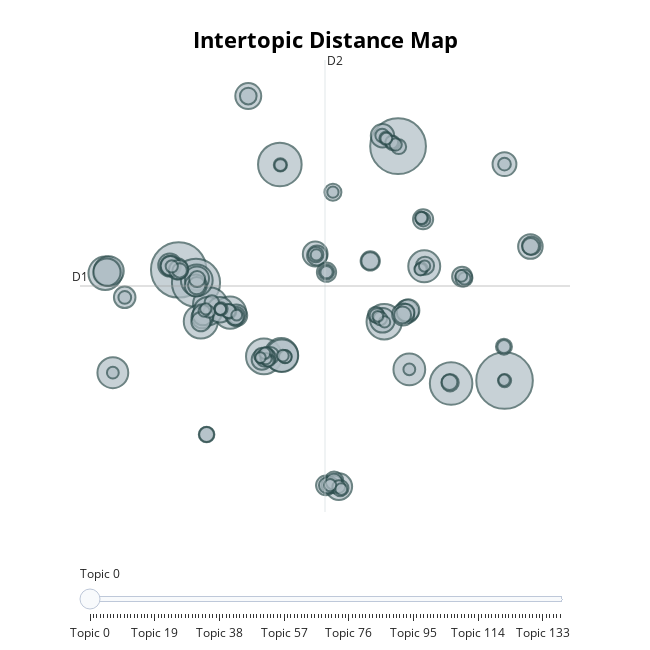

Notebook cell for this chart:
### Markdown cell above
### Visualizing the topics

### Code cell
topic_model.visualize_topics()

### Figure 1 — Plotly figure (JSON) as saved in the notebook; plotly's stock layout.template omitted (floating-point values rounded to 4 significant figures; data arrays with more than 128 entries replaced by an {"elided": "..."} marker saying what was removed)
{"data": [{"customdata": {"elided": "139x3 mixed values"}, "hovertemplate": "<b>Topic %{customdata[0]}</b><br>%{customdata[1]}<br>Size: %{customdata[2]}", "legendgroup": "", "marker": {"color": "#B0BEC5", "size": {"elided": "139 int values"}, "sizemode": "area", "sizeref": 0.1725, "symbol": "circle", "line": {"color": "DarkSlateGrey", "width": 2}}, "mode": "markers", "name": "", "orientation": "v", "showlegend": false, "x": {"elided": "139 float values"}, "xaxis": "x", "y": {"elided": "139 float values"}, "yaxis": "y", "type": "scatter"}], "layout": {"xaxis": {"anchor": "y", "domain": [0.0, 1.0], "title": {"text": ""}, "visible": false, "range": [-12.78, 19.6]}, "yaxis": {"anchor": "x", "domain": [0.0, 1.0], "title": {"text": ""}, "visible": false, "range": [-14.35, 22.57]}, "legend": {"tracegroupgap": 0, "itemsizing": "constant"}, "margin": {"t": 60}, "title": {"font": {"size": 22, "color": "Black"}, "text": "<b>Intertopic Distance Map</b>", "y": 0.95, "x": 0.5, "xanchor": "center", "yanchor": "top"}, "hoverlabel": {"font": {"size": 16, "family": "Rockwell"}, "bgcolor": "white"}, "width": 650, "height": 650, "sliders": [{"active": 0, "pad": {"t": 50}, "steps": [{"args": [{"marker.color": {"elided": "1x139 str values"}}], "label": "Topic 0", "method": "update"}, {"args": [{"marker.color": {"elided": "1x139 str values"}}], "label": "Topic 1", "method": "update"}, {"args": [{"marker.color": {"elided": "1x139 str values"}}], "label": "Topic 2", "method": "update"}, {"args": [{"marker.color": {"elided": "1x139 str values"}}], "label": "Topic 3", "method": "update"}, {"args": [{"marker.color": {"elided": "1x139 str values"}}], "label": "Topic 4", "method": "update"}, {"args": [{"marker.color": {"elided": "1x139 str values"}}], "label": "Topic 5", "method": "update"}, {"args": [{"marker.color": {"elided": "1x139 str values"}}], "label": "Topic 6", "method": "update"}, {"args": [{"marker.color": {"elided": "1x139 str values"}}], "label": "Topic 7", "method": "update"}, {"args": [{"marker.color": {"elided": "1x139 str values"}}], "label": "Topic 8", "method": "update"}, {"args": [{"marker.color": {"elided": "1x139 str values"}}], "label": "Topic 9", "method": "update"}, {"args": [{"marker.color": {"elided": "1x139 str values"}}], "label": "Topic 10", "method": "update"}, {"args": [{"marker.color": {"elided": "1x139 str values"}}], "label": "Topic 11", "method": "update"}, {"args": [{"marker.color": {"elided": "1x139 str values"}}], "label": "Topic 12", "method": "update"}, {"args": [{"marker.color": {"elided": "1x139 str values"}}], "label": "Topic 13", "method": "update"}, {"args": [{"marker.color": {"elided": "1x139 str values"}}], "label": "Topic 14", "method": "update"}, {"args": [{"marker.color": {"elided": "1x139 str values"}}], "label": "Topic 15", "method": "update"}, {"args": [{"marker.color": {"elided": "1x139 str values"}}], "label": "Topic 16", "method": "update"}, {"args": [{"marker.color": {"elided": "1x139 str values"}}], "label": "Topic 17", "method": "update"}, {"args": [{"marker.color": {"elided": "1x139 str values"}}], "label": "Topic 18", "method": "update"}, {"args": [{"marker.color": {"elided": "1x139 str values"}}], "label": "Topic 19", "method": "update"}, {"args": [{"marker.color": {"elided": "1x139 str values"}}], "label": "Topic 20", "method": "update"}, {"args": [{"marker.color": {"elided": "1x139 str values"}}], "label": "Topic 21", "method": "update"}, {"args": [{"marker.color": {"elided": "1x139 str values"}}], "label": "Topic 22", "method": "update"}, {"args": [{"marker.color": {"elided": "1x139 str values"}}], "label": "Topic 23", "method": "update"}, {"args": [{"marker.color": {"elided": "1x139 str values"}}], "label": "Topic 24", "method": "update"}, {"args": [{"marker.color": {"elided": "1x139 str values"}}], "label": "Topic 25", "method": "update"}, {"args": [{"marker.color": {"elided": "1x139 str values"}}], "label": "Topic 26", "method": "update"}, {"args": [{"marker.color": {"elided": "1x139 str values"}}], "label": "Topic 27", "method": "update"}, {"args": [{"marker.color": {"elided": "1x139 str values"}}], "label": "Topic 28", "method": "update"}, {"args": [{"marker.color": {"elided": "1x139 str values"}}], "label": "Topic 29", "method": "update"}, {"args": [{"marker.color": {"elided": "1x139 str values"}}], "label": "Topic 30", "method": "update"}, {"args": [{"marker.color": {"elided": "1x139 str values"}}], "label": "Topic 31", "method": "update"}, {"args": [{"marker.color": {"elided": "1x139 str values"}}], "label": "Topic 32", "method": "update"}, {"args": [{"marker.color": {"elided": "1x139 str values"}}], "label": "Topic 33", "method": "update"}, {"args": [{"marker.color": {"elided": "1x139 str values"}}], "label": "Topic 34", "method": "update"}, {"args": [{"marker.color": {"elided": "1x139 str values"}}], "label": "Topic 35", "method": "update"}, {"args": [{"marker.color": {"elided": "1x139 str values"}}], "label": "Topic 36", "method": "update"}, {"args": [{"marker.color": {"elided": "1x139 str values"}}], "label": "Topic 37", "method": "update"}, {"args": [{"marker.color": {"elided": "1x139 str values"}}], "label": "Topic 38", "method": "update"}, {"args": [{"marker.color": {"elided": "1x139 str values"}}], "label": "Topic 39", "method": "update"}, {"args": [{"marker.color": {"elided": "1x139 str values"}}], "label": "Topic 40", "method": "update"}, {"args": [{"marker.color": {"elided": "1x139 str values"}}], "label": "Topic 41", "method": "update"}, {"args": [{"marker.color": {"elided": "1x139 str values"}}], "label": "Topic 42", "method": "update"}, {"args": [{"marker.color": {"elided": "1x139 str values"}}], "label": "Topic 43", "method": "update"}, {"args": [{"marker.color": {"elided": "1x139 str values"}}], "label": "Topic 44", "method": "update"}, {"args": [{"marker.color": {"elided": "1x139 str values"}}], "label": "Topic 45", "method": "update"}, {"args": [{"marker.color": {"elided": "1x139 str values"}}], "label": "Topic 46", "method": "update"}, {"args": [{"marker.color": {"elided": "1x139 str values"}}], "label": "Topic 47", "method": "update"}, {"args": [{"marker.color": {"elided": "1x139 str values"}}], "label": "Topic 48", "method": "update"}, {"args": [{"marker.color": {"elided": "1x139 str values"}}], "label": "Topic 49", "method": "update"}, {"args": [{"marker.color": {"elided": "1x139 str values"}}], "label": "Topic 50", "method": "update"}, {"args": [{"marker.color": {"elided": "1x139 str values"}}], "label": "Topic 51", "method": "update"}, {"args": [{"marker.color": {"elided": "1x139 str values"}}], "label": "Topic 52", "method": "update"}, {"args": [{"marker.color": {"elided": "1x139 str values"}}], "label": "Topic 53", "method": "update"}, {"args": [{"marker.color": {"elided": "1x139 str values"}}], "label": "Topic 54", "method": "update"}, {"args": [{"marker.color": {"elided": "1x139 str values"}}], "label": "Topic 55", "method": "update"}, {"args": [{"marker.color": {"elided": "1x139 str values"}}], "label": "Topic 56", "method": "update"}, {"args": [{"marker.color": {"elided": "1x139 str values"}}], "label": "Topic 57", "method": "update"}, {"args": [{"marker.color": {"elided": "1x139 str values"}}], "label": "Topic 58", "method": "update"}, {"args": [{"marker.color": {"elided": "1x139 str values"}}], "label": "Topic 59", "method": "update"}, {"args": [{"marker.color": {"elided": "1x139 str values"}}], "label": "Topic 60", "method": "update"}, {"args": [{"marker.color": {"elided": "1x139 str values"}}], "label": "Topic 61", "method": "update"}, {"args": [{"marker.color": {"elided": "1x139 str values"}}], "label": "Topic 62", "method": "update"}, {"args": [{"marker.color": {"elided": "1x139 str values"}}], "label": "Topic 63", "method": "update"}, {"args": [{"marker.color": {"elided": "1x139 str values"}}], "label": "Topic 64", "method": "update"}, {"args": [{"marker.color": {"elided": "1x139 str values"}}], "label": "Topic 65", "method": "update"}, {"args": [{"marker.color": {"elided": "1x139 str values"}}], "label": "Topic 66", "method": "update"}, {"args": [{"marker.color": {"elided": "1x139 str values"}}], "label": "Topic 67", "method": "update"}, {"args": [{"marker.color": {"elided": "1x139 str values"}}], "label": "Topic 68", "method": "update"}, {"args": [{"marker.color": {"elided": "1x139 str values"}}], "label": "Topic 69", "method": "update"}, {"args": [{"marker.color": {"elided": "1x139 str values"}}], "label": "Topic 70", "method": "update"}, {"args": [{"marker.color": {"elided": "1x139 str values"}}], "label": "Topic 71", "method": "update"}, {"args": [{"marker.color": {"elided": "1x139 str values"}}], "label": "Topic 72", "method": "update"}, {"args": [{"marker.color": {"elided": "1x139 str values"}}], "label": "Topic 73", "method": "update"}, {"args": [{"marker.color": {"elided": "1x139 str values"}}], "label": "Topic 74", "method": "update"}, {"args": [{"marker.color": {"elided": "1x139 str values"}}], "label": "Topic 75", "method": "update"}, {"args": [{"marker.color": {"elided": "1x139 str values"}}], "label": "Topic 76", "method": "update"}, {"args": [{"marker.color": {"elided": "1x139 str values"}}], "label": "Topic 77", "method": "update"}, {"args": [{"marker.color": {"elided": "1x139 str values"}}], "label": "Topic 78", "method": "update"}, {"args": [{"marker.color": {"elided": "1x139 str values"}}], "label": "Topic 79", "method": "update"}, {"args": [{"marker.color": {"elided": "1x139 str values"}}], "label": "Topic 80", "method": "update"}, {"args": [{"marker.color": {"elided": "1x139 str values"}}], "label": "Topic 81", "method": "update"}, {"args": [{"marker.color": {"elided": "1x139 str values"}}], "label": "Topic 82", "method": "update"}, {"args": [{"marker.color": {"elided": "1x139 str values"}}], "label": "Topic 83", "method": "update"}, {"args": [{"marker.color": {"elided": "1x139 str values"}}], "label": "Topic 84", "method": "update"}, {"args": [{"marker.color": {"elided": "1x139 str values"}}], "label": "Topic 85", "method": "update"}, {"args": [{"marker.color": {"elided": "1x139 str values"}}], "label": "Topic 86", "method": "update"}, {"args": [{"marker.color": {"elided": "1x139 str values"}}], "label": "Topic 87", "method": "update"}, {"args": [{"marker.color": {"elided": "1x139 str values"}}], "label": "Topic 88", "method": "update"}, {"args": [{"marker.color": {"elided": "1x139 str values"}}], "label": "Topic 89", "method": "update"}, {"args": [{"marker.color": {"elided": "1x139 str values"}}], "label": "Topic 90", "method": "update"}, {"args": [{"marker.color": {"elided": "1x139 str values"}}], "label": "Topic 91", "method": "update"}, {"args": [{"marker.color": {"elided": "1x139 str values"}}], "label": "Topic 92", "method": "update"}, {"args": [{"marker.color": {"elided": "1x139 str values"}}], "label": "Topic 93", "method": "update"}, {"args": [{"marker.color": {"elided": "1x139 str values"}}], "label": "Topic 94", "method": "update"}, {"args": [{"marker.color": {"elided": "1x139 str values"}}], "label": "Topic 95", "method": "update"}, {"args": [{"marker.color": {"elided": "1x139 str values"}}], "label": "Topic 96", "method": "update"}, {"args": [{"marker.color": {"elided": "1x139 str values"}}], "label": "Topic 97", "method": "update"}, {"args": [{"marker.color": {"elided": "1x139 str values"}}], "label": "Topic 98", "method": "update"}, {"args": [{"marker.color": {"elided": "1x139 str values"}}], "label": "Topic 99", "method": "update"}, {"args": [{"marker.color": {"elided": "1x139 str values"}}], "label": "Topic 100", "method": "update"}, {"args": [{"marker.color": {"elided": "1x139 str values"}}], "label": "Topic 101", "method": "update"}, {"args": [{"marker.color": {"elided": "1x139 str values"}}], "label": "Topic 102", "method": "update"}, {"args": [{"marker.color": {"elided": "1x139 str values"}}], "label": "Topic 103", "method": "update"}, {"args": [{"marker.color": {"elided": "1x139 str values"}}], "label": "Topic 104", "method": "update"}, {"args": [{"marker.color": {"elided": "1x139 str values"}}], "label": "Topic 105", "method": "update"}, {"args": [{"marker.color": {"elided": "1x139 str values"}}], "label": "Topic 106", "method": "update"}, {"args": [{"marker.color": {"elided": "1x139 str values"}}], "label": "Topic 107", "method": "update"}, {"args": [{"marker.color": {"elided": "1x139 str values"}}], "label": "Topic 108", "method": "update"}, {"args": [{"marker.color": {"elided": "1x139 str values"}}], "label": "Topic 109", "method": "update"}, {"args": [{"marker.color": {"elided": "1x139 str values"}}], "label": "Topic 110", "method": "update"}, {"args": [{"marker.color": {"elided": "1x139 str values"}}], "label": "Topic 111", "method": "update"}, {"args": [{"marker.color": {"elided": "1x139 str values"}}], "label": "Topic 112", "method": "update"}, {"args": [{"marker.color": {"elided": "1x139 str values"}}], "label": "Topic 113", "method": "update"}, {"args": [{"marker.color": {"elided": "1x139 str values"}}], "label": "Topic 114", "method": "update"}, {"args": [{"marker.color": {"elided": "1x139 str values"}}], "label": "Topic 115", "method": "update"}, {"args": [{"marker.color": {"elided": "1x139 str values"}}], "label": "Topic 116", "method": "update"}, {"args": [{"marker.color": {"elided": "1x139 str values"}}], "label": "Topic 117", "method": "update"}, {"args": [{"marker.color": {"elided": "1x139 str values"}}], "label": "Topic 118", "method": "update"}, {"args": [{"marker.color": {"elided": "1x139 str values"}}], "label": "Topic 119", "method": "update"}, {"args": [{"marker.color": {"elided": "1x139 str values"}}], "label": "Topic 120", "method": "update"}, {"args": [{"marker.color": {"elided": "1x139 str values"}}], "label": "Topic 121", "method": "update"}, {"args": [{"marker.color": {"elided": "1x139 str values"}}], "label": "Topic 122", "method": "update"}, {"args": [{"marker.color": {"elided": "1x139 str values"}}], "label": "Topic 123", "method": "update"}, {"args": [{"marker.color": {"elided": "1x139 str values"}}], "label": "Topic 124", "method": "update"}, {"args": [{"marker.color": {"elided": "1x139 str values"}}], "label": "Topic 125", "method": "update"}, {"args": [{"marker.color": {"elided": "1x139 str values"}}], "label": "Topic 126", "method": "update"}, {"args": [{"marker.color": {"elided": "1x139 str values"}}], "label": "Topic 127", "method": "update"}, {"args": [{"marker.color": {"elided": "1x139 str values"}}], "label": "Topic 128", "method": "update"}, {"args": [{"marker.color": {"elided": "1x139 str values"}}], "label": "Topic 129", "method": "update"}, {"args": [{"marker.color": {"elided": "1x139 str values"}}], "label": "Topic 130", "method": "update"}, {"args": [{"marker.color": {"elided": "1x139 str values"}}], "label": "Topic 131", "method": "update"}, {"args": [{"marker.color": {"elided": "1x139 str values"}}], "label": "Topic 132", "method": "update"}, {"args": [{"marker.color": {"elided": "1x139 str values"}}], "label": "Topic 133", "method": "update"}, {"args": [{"marker.color": {"elided": "1x139 str values"}}], "label": "Topic 134", "method": "update"}, {"args": [{"marker.color": {"elided": "1x139 str values"}}], "label": "Topic 135", "method": "update"}, {"args": [{"marker.color": {"elided": "1x139 str values"}}], "label": "Topic 136", "method": "update"}, {"args": [{"marker.color": {"elided": "1x139 str values"}}], "label": "Topic 137", "method": "update"}, {"args": [{"marker.color": {"elided": "1x139 str values"}}], "label": "Topic 138", "method": "update"}]}], "shapes": [{"line": {"color": "#CFD8DC", "width": 2}, "type": "line", "x0": 3.411, "x1": 3.411, "y0": -14.35, "y1": 22.57}, {"line": {"color": "#9E9E9E", "width": 2}, "type": "line", "x0": -12.78, "x1": 19.6, "y0": 4.11, "y1": 4.11}], "annotations": [{"showarrow": false, "text": "D1", "x": -12.78, "y": 4.11, "yshift": 10}, {"showarrow": false, "text": "D2", "x": 3.411, "xshift": 10, "y": 22.57}]}}
